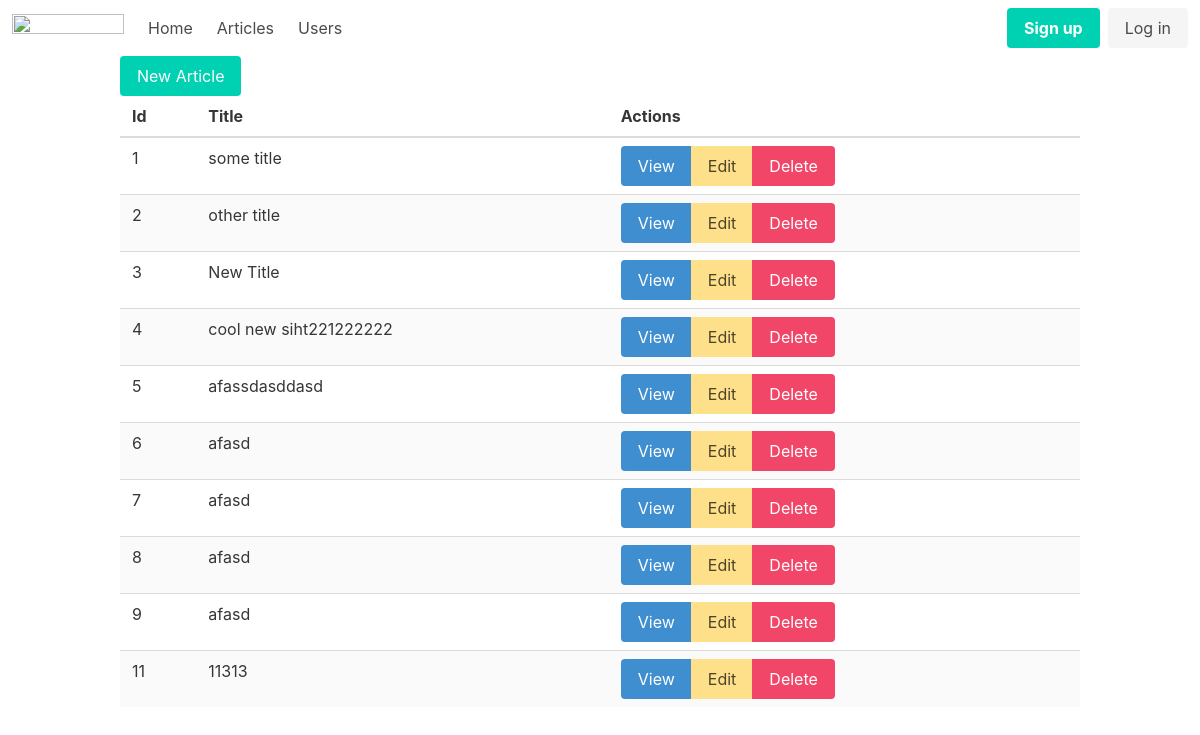
Page /admin/articles on the earlier database version.
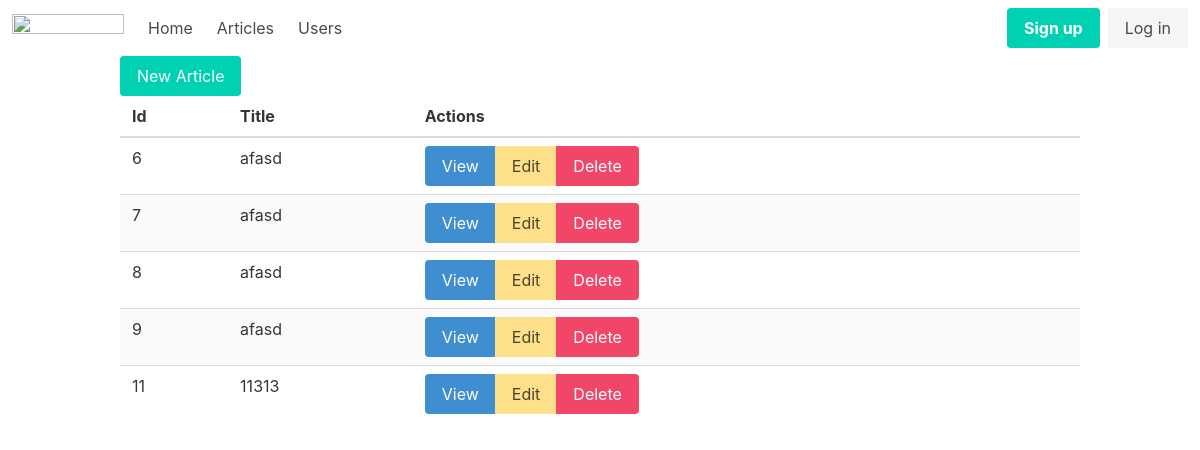
Same page on the later database version.
### tables this page shows
CREATE TABLE "articles"
(
    id    integer
        primary key autoincrement,
    title text,
    body  text
, image text);

### src/Router.php (called while the page is built, shortened)
<?php
class Router {
    public static $routes = [];
    public $path;
    public $method;
    public function __construct($path, $method) {
        $this->path = parse_url($path, PHP_URL_PATH);
        $this->method = $method;
    }
    public function match(){
        foreach(self::$routes as $route){
            if(strtolower($route['path']) === strtolower($this->path) && $this->method === $route['method']){
                return $route;
            }
        }
        return false;
    }
    public static function addRoute($method, $path, $action){
        self::$routes[] = [
            'method' => $method,
            'path' => $path,
            'action' => $action
        ];
    }
}

### helpers.php (called while the page is built, shortened)
<?php
function view($viewName, $vars = []){
    extract($vars);
    include __DIR__ . "/views/$viewName.php";
}
function auth(){
    return User::auth();
}

### src/Controllers/ArticlesController.php (called while the page is built, shortened)
<?php
class ArticlesController {
    public function index(){
        $articles = Article::all();
        view('articles/index', compact('articles'));
    }
}

### src/Models/User.php (called while the page is built, shortened)
<?php
class User extends Model {
    public static function auth() {
        return null;
    }
}

### src/DB.php (called while the page is built, shortened)
<?php
class DB {
    private $conn;
    public function __construct(){
        try {
            $this->conn = new PDO("sqlite:db.sqlite");
            $this->conn->setAttribute(PDO::ATTR_ERRMODE, PDO::ERRMODE_EXCEPTION);
        } catch(PDOException $e) {
            echo "Connection failed: " . $e->getMessage();
        }
    }
    public function all($table, $class){
        $stmt = $this->conn->prepare("SELECT * FROM $table");
        $stmt->execute();
        $stmt->setFetchMode(PDO::FETCH_CLASS, $class);
        return $stmt->fetchAll();
    }
}

### src/Models/Model.php (called while the page is built, shortened)
<?php
class Model {
    public static $table;
    public static function all(){
        $db = new DB();
        return $db->all(static::$table, static::class);
    }
}

### views/articles/index.php (the view)
<?php include __DIR__ . '/../partials/header.php'; ?>
<div class="container">
        <a href="/admin/articles/new" class="button is-primary">New Article</a>
        <table class="table is-striped is-fullwidth">
            <thead>
                <th>Id</th>
                <th>Title</th>
                <th>Actions</th>
            </thead>
            <tbody>
                <?php foreach($articles as $article): ?>
                    <tr>
                        <td><?=$article->id?></td>
                        <td><?=$article->title?></td>
                        <td>
                            <div class="buttons has-addons">
                                <a class="button is-info" href="/admin/articles/view?id=<?=$article->id?>">View</a>
                                <a class="button is-warning" href="/admin/articles/edit?id=<?=$article->id?>">Edit</a>
                                <a class="button is-danger" href="/admin/articles/delete?id=<?=$article->id?>">Delete</a>
                            </div>
                        </td>
                    </tr>
                <?php endforeach; ?>
            </tbody>
        </table>
</div>
<?php include __DIR__ .  '/../partials/footer.php'; ?>

### public/index.php (shortened to what this page needs)
<?php
require __DIR__ . '/../helpers.php';
$router = new Router($_SERVER['REQUEST_URI'], $_SERVER['REQUEST_METHOD']);
$match = $router->match();
if($match){
    if(is_callable($match['action'])){
        call_user_func($match['action']);
    } else if(is_array($match['action'])){
        $controller = new $class();
        $method = $match['action'][1];
        $controller->$method();
    }
} else {
    echo 404;
}

### views/partials/header.php (shortened to what this page needs)
<!DOCTYPE html>
<html lang="en">
<head>
    <link rel="stylesheet" href="https://cdn.jsdelivr.net/npm/bulma@0.9.4/css/bulma.min.css">
</head>
<body>
<?php include __DIR__ . '/nav.php'; ?>

### views/partials/nav.php (shortened to what this page needs)
<nav class="navbar" role="navigation" aria-label="main navigation">
  <div class="navbar-brand">
    <a class="navbar-item" href="/">
      <img src="https://bulma.io/images/bulma-logo.png" width="112" height="28">
    </a>
  </div>
  <div id="navbarBasicExample" class="navbar-menu">
    <div class="navbar-start">
      <a class="navbar-item" href="/">
        Home
      </a>
      <a class="navbar-item" href="/admin/articles">
        Articles
      </a>
      <a class="navbar-item" href="/admin/users">
        Users
      </a>
    </div>
    <div class="navbar-end">
      <div class="navbar-item">
        <?php if(auth()): ?>
          <div class="navbar-item has-dropdown is-hoverable">
            <a class="navbar-link">
              <?=auth()->email?>
            </a>
            <div class="navbar-dropdown">
              <a class="navbar-item" href="/logout">
                Logout
              </a>
            </div>
          </div>
        <?php else: ?>
          <div class="buttons">
            <a class="button is-primary" href="/register">
              <strong>Sign up</strong>
            </a>
            <a class="button is-light" href="/login">
              Log in
            </a>
          </div>
        <?php endif;?>
      </div>
    </div>
  </div>
</nav>

Differences in the rows shown:
removed articles: id "1", title "some title"
removed articles: id "2", title "other title"
removed articles: id "3", title "New Title"
removed articles: id "4", title "cool new siht221222222"
removed articles: id "5", title "afassdasddasd"
